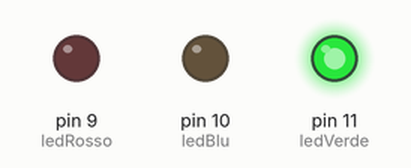
The sketch below on a simulated Arduino Uno, built with avr-gcc and run on an emulated ATmega328P. Shown: output pins drawn as LEDs (lit = HIGH).

Above: at 0.2 s.
At 1.2 s:
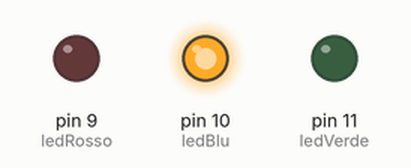
At 2.2 s:
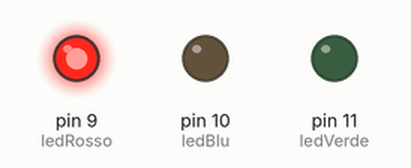
At 5.7 s:
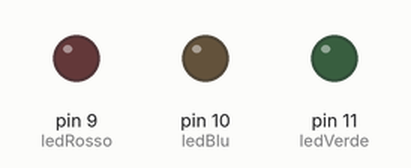
Timing chart, 0 to 6.9 s (numbered marks = the images above):
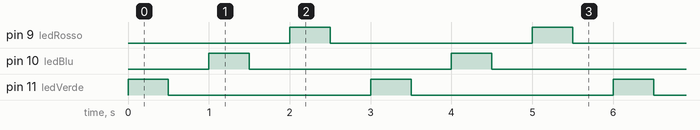

The sketch:

RGB_base.ino
```cpp
/*
   RGB base

   Accendo e spengo i singoli leds. In questo esempio si usa un
   RBG led di tipo Catodo Comune.
*/

// Dichiaro le variabili
int ledVerde = 11;
int ledBlu = 10;
int ledRosso = 9;
int tempo = 500;

void setup() {
  // put your setup code here, to run once:
  pinMode(ledVerde, OUTPUT);
  pinMode(ledBlu, OUTPUT);
  pinMode(ledRosso, OUTPUT);
}

void loop() {
  // put your main code here, to run repeatedly:
  digitalWrite(ledVerde, HIGH);
  delay(tempo);
  digitalWrite(ledVerde, LOW);
  delay(tempo);

  digitalWrite(ledBlu, HIGH);
  delay(tempo);
  digitalWrite(ledBlu, LOW);
  delay(tempo);

  digitalWrite(ledRosso, HIGH);
  delay(tempo);
  digitalWrite(ledRosso, LOW);
  delay(tempo);
}

/*
    Esercizo 1: accendo in sequenza il ledRosso, ledVerde e ledBlu
    Esercizo 2: creo una combinazione a piacere mixando i colori
*/
```

Measured:
- by itself, pin 9 (ledRosso), pin 10 (ledBlu), pin 11 (ledVerde): alternates HIGH for 0.50 s and LOW for 2.5 s
- by itself, everything shown: repeats every 3.0 s, in 6 steps
